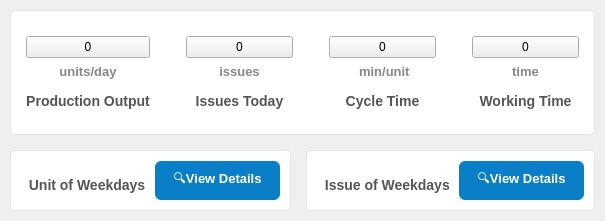
               <widget class="QWidget" name="overall_page">
                <layout class="QVBoxLayout" name="verticalLayout_12">
                 <property name="leftMargin">
                  <number>0</number>
                 </property>
                 <property name="topMargin">
                  <number>0</number>
                 </property>
                 <property name="rightMargin">
                  <number>0</number>
                 </property>
                 <property name="bottomMargin">
                  <number>0</number>
                 </property>
                 <item>
                  <widget class="QWidget" name="card_widgets" native="true">
                   <property name="sizePolicy">
                    <sizepolicy hsizetype="Preferred" vsizetype="Expanding">
                     <horstretch>0</horstretch>
                     <verstretch>0</verstretch>
                    </sizepolicy>
                   </property>
                   <property name="styleSheet">
                    <string notr="true">QFrame {
    background-color: white;
    border-radius: 5px;
    border: 1px solid #E5E5E5;
    
}
QFrame:hover {
    border: 1px solid #0B7EC8;
    
}</string>
                   </property>
                   <layout class="QGridLayout" name="gridLayout" rowstretch="1,5" columnstretch="1,1">
                    <property name="leftMargin">
                     <number>10</number>
                    </property>
                    <property name="topMargin">
                     <number>10</number>
                    </property>
                    <property name="rightMargin">
                     <number>10</number>
                    </property>
                    <property name="bottomMargin">
                     <number>10</number>
                    </property>
                    <property name="spacing">
                     <number>15</number>
                    </property>
                    <item row="1" column="0">
                     <widget class="QFrame" name="card_frame">
                      <property name="styleSheet">
                       <string notr="true">QPushButton {
    background-color: #0B7EC8;
    color: white;
    border: none;
    padding: 8px 18px;
    border-radius: 6px;
    font-size: 13px;
    font-weight: 500;
}
QPushButton:hover {
    background-color: #0968A3;
}</string>
                      </property>
                      <property name="frameShape">
                       <enum>QFrame::NoFrame</enum>
                      </property>
                      <layout class="QVBoxLayout" name="verticalLayout_18" stretch="8,1">
                       <property name="spacing">
                        <number>5</number>
                       </property>
                       <property name="leftMargin">
                        <number>10</number>
                       </property>
                       <property name="topMargin">
                        <number>10</number>
                       </property>
                       <property name="rightMargin">
                        <number>10</number>
                       </property>
                       <property name="bottomMargin">
                        <number>10</number>
                       </property>
                       <item>
                        <layout class="QVBoxLayout" name="card_content"/>
                       </item>
                       <item>
                        <layout class="QHBoxLayout" name="horizontalLayout_56">
                         <item alignment="Qt::AlignHCenter">
                          <widget class="QLabel" name="card_label">
                           <property name="styleSheet">
                            <string notr="true">font-size: 14px;
color: #555555;
font-weight: 500;
margin-top: 8px;
border: none;</string>
                           </property>
                           <property name="text">
                            <string> Unit of Weekdays</string>
                           </property>
                          </widget>
                         </item>
                         <item alignment="Qt::AlignRight">
                          <widget class="QPushButton" name="card_btn">
                           <property name="sizePolicy">
                            <sizepolicy hsizetype="Preferred" vsizetype="Preferred">
                             <horstretch>0</horstretch>
                             <verstretch>0</verstretch>
                            </sizepolicy>
                           </property>
                           <property name="minimumSize">
                            <size>
                             <width>0</width>
                             <height>0</height>
                            </size>
                           </property>
                           <property name="styleSheet">
                            <string notr="true"/>
                           </property>
                           <property name="text">
                            <string>🔍View Details</string>
                           </property>
                          </widget>
                         </item>
                        </layout>
                       </item>
                      </layout>
                     </widget>
                    </item>
                    <item row="1" column="1">
                     <widget class="QFrame" name="card_frame_2">
                      <property name="styleSheet">
                       <string notr="true">QPushButton {
    background-color: #0B7EC8;
    color: white;
    border: none;
    padding: 8px 18px;
    border-radius: 6px;
    font-size: 13px;
    font-weight: 500;
}
QPushButton:hover {
    background-color: #0968A3;
}</string>
                      </property>
                      <property name="frameShape">
                       <enum>QFrame::NoFrame</enum>
                      </property>
                      <layout class="QVBoxLayout" name="verticalLayout_20" stretch="8,1">
                       <property name="spacing">
                        <number>5</number>
                       </property>
                       <property name="leftMargin">
                        <number>10</number>
                       </property>
                       <property name="topMargin">
                        <number>10</number>
                       </property>
                       <property name="rightMargin">
                        <number>10</number>
                       </property>
                       <property name="bottomMargin">
                        <number>10</number>
                       </property>
                       <item>
                        <layout class="QVBoxLayout" name="card_content_2"/>
                       </item>
                       <item>
                        <layout class="QHBoxLayout" name="horizontalLayout_57">
                         <item alignment="Qt::AlignHCenter">
                          <widget class="QLabel" name="card_label_2">
                           <property name="styleSheet">
                            <string notr="true">font-size: 14px;
color: #555555;
font-weight: 500;
margin-top: 8px;
border: none;</string>
                           </property>
                           <property name="text">
                            <string> Issue of Weekdays</string>
                           </property>
                          </widget>
                         </item>
                         <item alignment="Qt::AlignRight">
                          <widget class="QPushButton" name="card_btn_2">
                           <property name="sizePolicy">
                            <sizepolicy hsizetype="Preferred" vsizetype="Preferred">
                             <horstretch>0</horstretch>
                             <verstretch>0</verstretch>
                            </sizepolicy>
                           </property>
                           <property name="minimumSize">
                            <size>
                             <width>0</width>
                             <height>0</height>
                            </size>
                           </property>
                           <property name="styleSheet">
                            <string notr="true"/>
                           </property>
                           <property name="text">
                            <string>🔍View Details</string>
                           </property>
                          </widget>
                         </item>
                        </layout>
                       </item>
                      </layout>
                     </widget>
                    </item>
                    <item row="0" column="0" colspan="2">
                     <widget class="QFrame" name="stats_frame">
                      <property name="styleSheet">
                       <string notr="true">QFrame {
    background-color: white;
    border-radius: 12px;
    border: 1px solid #E5E5E5;
}
alignment: right;</string>
                      </property>
                      <property name="frameShape">
                       <enum>QFrame::NoFrame</enum>
                      </property>
                      <layout class="QHBoxLayout" name="horizontalLayout_58">
                       <property name="leftMargin">
                        <number>0</number>
                       </property>
                       <property name="topMargin">
                        <number>10</number>
                       </property>
                       <property name="rightMargin">
                        <number>0</number>
                       </property>
                       <property name="bottomMargin">
                        <number>10</number>
                       </property>
                       <item>
                        <widget class="QWidget" name="stats_widget" native="true">
                         <layout class="QVBoxLayout" name="verticalLayout_22">
                          <property name="leftMargin">
                           <number>15</number>
                          </property>
                          <property name="topMargin">
                           <number>15</number>
                          </property>
                          <property name="rightMargin">
                           <number>15</number>
                          </property>
                          <property name="bottomMargin">
                           <number>15</number>
                          </property>
                          <item>
                           <widget class="QPushButton" name="value_label">
                            <property name="text">
                             <string>0</string>
                            </property>
                           </widget>
                          </item>
                          <item>
                           <widget class="QLabel" name="unit_label">
                            <property name="styleSheet">
                             <string notr="true">font-size: 13px;
color: #888888;
font-weight: 500;
border: none;</string>
                            </property>
                            <property name="text">
                             <string>units/day</string>
                            </property>
                            <property name="alignment">
                             <set>Qt::AlignCenter</set>
                            </property>
                           </widget>
                          </item>
                          <item>
                           <widget class="QLabel" name="title_label_stats">
                            <property name="styleSheet">
                             <string notr="true">font-size: 14px;
color: #555555;
font-weight: 500;
margin-top: 8px;
border: none;</string>
                            </property>
                            <property name="text">
                             <string>Production Output</string>
                            </property>
                            <property name="alignment">
                             <set>Qt::AlignCenter</set>
                            </property>
                           </widget>
                          </item>
                         </layout>
                        </widget>
                       </item>
                       <item>
                        <widget class="QWidget" name="stats_widget_2" native="true">
                         <layout class="QVBoxLayout" name="verticalLayout_23">
                          <property name="leftMargin">
                           <number>15</number>
                          </property>
                          <property name="topMargin">
                           <number>15</number>
                          </property>
                          <property name="rightMargin">
                           <number>15</number>
                          </property>
                          <property name="bottomMargin">
                           <number>15</number>
                          </property>
                          <item>
                           <widget class="QPushButton" name="value_label_2">
                            <property name="text">
                             <string>0</string>
                            </property>
                           </widget>
                          </item>
                          <item>
                           <widget class="QLabel" name="unit_label_2">
                            <property name="styleSheet">
                             <string notr="true">font-size: 13px;
color: #888888;
font-weight: 500;
border: none;</string>
                            </property>
                            <property name="text">
                             <string>issues</string>
                            </property>
                            <property name="alignment">
                             <set>Qt::AlignCenter</set>
                            </property>
                           </widget>
                          </item>
                          <item>
                           <widget class="QLabel" name="title_label_stats_2">
                            <property name="styleSheet">
                             <string notr="true">font-size: 14px;
color: #555555;
font-weight: 500;
margin-top: 8px;
border: none;</string>
                            </property>
                            <property name="text">
                             <string>Issues Today</string>
                            </property>
                            <property name="alignment">
                             <set>Qt::AlignCenter</set>
                            </property>
                           </widget>
                          </item>
                         </layout>
                        </widget>
                       </item>
                       <item>
                        <widget class="QWidget" name="stats_widget_3" native="true">
                         <layout class="QVBoxLayout" name="verticalLayout_57">
                          <property name="leftMargin">
                           <number>15</number>
                          </property>
                          <property name="topMargin">
                           <number>15</number>
                          </property>
                          <property name="rightMargin">
                           <number>15</number>
                          </property>
                          <property name="bottomMargin">
                           <number>15</number>
                          </property>
                          <item>
                           <widget class="QPushButton" name="value_label_3">
                            <property name="text">
                             <string>0</string>
                            </property>
                           </widget>
                          </item>
                          <item>
                           <widget class="QLabel" name="unit_label_3">
                            <property name="styleSheet">
                             <string notr="true">font-size: 13px;
color: #888888;
font-weight: 500;
border: none;</string>
                            </property>
                            <property name="text">
                             <string> min/unit</string>
                            </property>
                            <property name="alignment">
                             <set>Qt::AlignCenter</set>
                            </property>
                           </widget>
                          </item>
                          <item>
                           <widget class="QLabel" name="title_label_stats_3">
                            <property name="styleSheet">
                             <string notr="true">font-size: 14px;
color: #555555;
font-weight: 500;
margin-top: 8px;
border: none;</string>
                            </property>
                            <property name="text">
                             <string>Cycle Time</string>
                            </property>
                            <property name="alignment">
                             <set>Qt::AlignCenter</set>
                            </property>
                           </widget>
                          </item>
                         </layout>
                        </widget>
                       </item>
                       <item>
                        <widget class="QWidget" name="stats_widget_4" native="true">
                         <layout class="QVBoxLayout" name="verticalLayout_58">
                          <property name="leftMargin">
                           <number>15</number>
                          </property>
                          <property name="topMargin">
                           <number>15</number>
                          </property>
                          <property name="rightMargin">
                           <number>15</number>
                          </property>
                          <property name="bottomMargin">
                           <number>15</number>
                          </property>
                          <item>
                           <widget class="QPushButton" name="value_label_4">
                            <property name="text">
                             <string>0</string>
                            </property>
                           </widget>
                          </item>
                          <item>
                           <widget class="QLabel" name="unit_label_4">
                            <property name="styleSheet">
                             <string notr="true">font-size: 13px;
color: #888888;
font-weight: 500;
border: none;</string>
                            </property>
                            <property name="text">
                             <string>time</string>
                            </property>
                            <property name="alignment">
                             <set>Qt::AlignCenter</set>
                            </property>
                           </widget>
                          </item>
                          <item>
                           <widget class="QLabel" name="title_label_stats_4">
                            <property name="styleSheet">
                             <string notr="true">font-size: 14px;
color: #555555;
font-weight: 500;
margin-top: 8px;
border: none;</string>
                            </property>
                            <property name="text">
                             <string>Working Time</string>
                            </property>
                            <property name="alignment">
                             <set>Qt::AlignCenter</set>
                            </property>
                           </widget>
                          </item>
                         </layout>
                        </widget>
                       </item>
                      </layout>
                     </widget>
                    </item>
                   </layout>
                  </widget>
                 </item>
                </layout>
               </widget>
